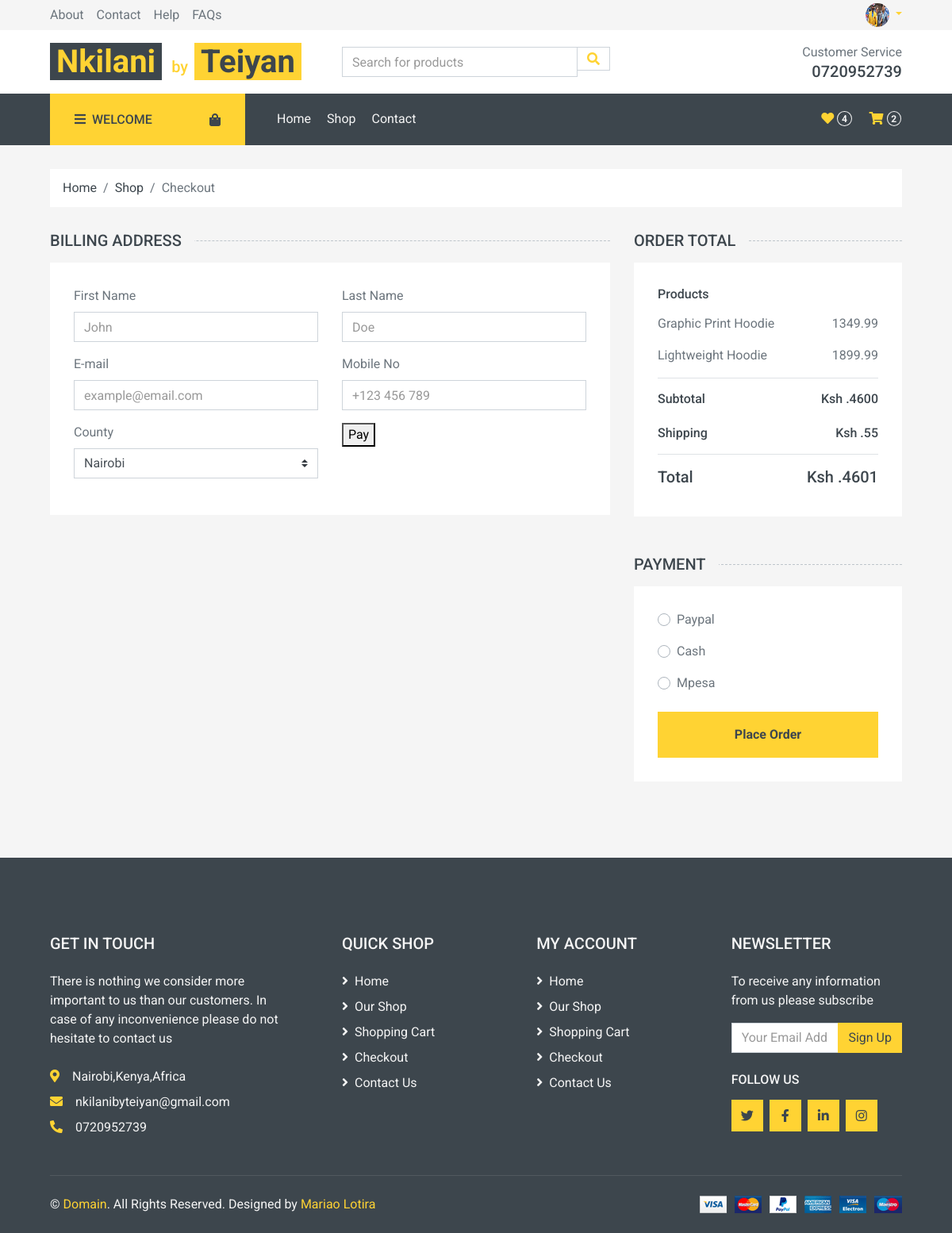
The app's page /checkout/ (signed in) with its own data.
### userview/models.py (models this page shows, shortened)
class CartItem(models.Model):
    cart = models.ForeignKey(Cart, on_delete=models.CASCADE)
    product = models.ForeignKey(Product, on_delete=models.CASCADE)
    quantity = models.PositiveIntegerField()
    total = models.DecimalField(max_digits=10, decimal_places=2, default=0)

### adminview/models.py (models this page shows, shortened)
class Product(models.Model):
    name = models.CharField(max_length=100)
    description = models.TextField()
    category = models.CharField(max_length=100, null=False)
    price = models.DecimalField(max_digits=10, decimal_places=2)
    quantity = models.IntegerField(default=0,)
    image = models.CharField(max_length=1000, blank=True, null=True)

### userview/views.py (the view)
# urls.py: path('checkout', views.checkout_page, name="checkout-prev"),
def checkout_page(request):
    user = request.user
    if not request.user.is_authenticated:
        return redirect('/overview/')
    try:
        customer = Customers.objects.get(user=user)
        cart = Cart.objects.get(customer=customer)
        cart_items = CartItem.objects.filter(cart=cart) if cart else []
        subtotal = sum([cart.total for cart in cart_items]).__round__(0)
        totalcost = subtotal + 1
        context = {'user': user,
                   'cart_items': cart_items,
                   "customer": customer,
                   "subtotal": subtotal,
                   "total_cost": totalcost
                   }
        return render(request, "userview/checkout.html", context)
    except Customers.DoesNotExist:
        return JsonResponse({'error': 'Customer not found'}, status=404)

### templates/userview/checkout.html (shortened to what this page needs)
<!DOCTYPE html>
<html lang="en">
<head>
    {% load static %}
    <link href="https://cdnjs.cloudflare.com/ajax/libs/font-awesome/5.10.0/css/all.min.css" rel="stylesheet">
    <link href="{% static 'lib/animate/animate.min.css' %}" rel="stylesheet">
    <link href="{% static 'lib/owlcarousel/assets/owl.carousel.min.css' %}" rel="stylesheet">
    <link href="{% static 'css/style.css' %}" rel="stylesheet">
</head>
<body>
    <div class="container-fluid">
        <div class="row bg-secondary py-1 px-xl-5">
            <div class="col-lg-6 d-none d-lg-block">
                <div class="d-inline-flex align-items-center h-100">
                    <a class="text-body mr-3" href="">About</a>
                    <a class="text-body mr-3" href="">Contact</a>
                    <a class="text-body mr-3" href="">Help</a>
                    <a class="text-body mr-3" href="">FAQs</a>
                </div>
            </div>
            <div class="col-lg-6 text-center text-lg-right">
                <div class="user-area dropdown float-right">
                    <a href="#" class="dropdown-toggle active" data-toggle="dropdown" aria-haspopup="true" aria-expanded="false">
                        <img class="user-avatar rounded-circle w-20" src="{% static 'img/carousel-1.jpg' %}" alt="User" style="width: 30px; height: 30px;">
                    </a>
                </div>
            </div>
        </div>
        <div class="row align-items-center bg-light py-3 px-xl-5 d-none d-lg-flex">
            <div class="col-lg-4">
                <a href="" class="text-decoration-none">
                    <span class="h1 text-primary bg-dark px-2">Nkilani</span>
                    <span class="h5 text-primary bg-transparent px-2">by</span>
                    <span class="h1 text-dark bg-primary px-2 ml-n1">Teiyan</span>
                </a>
            </div>
            <div class="col-lg-4 col-6 text-left">
                <form method="post" action="{% url 'userview:search' %}">
                    <div class="input-group">
                        <input type="text" class="form-control" name="search_input" placeholder="Search for products">
                        <a type="submit">
                            <div class="input-group-append">
                                <span class="input-group-text bg-transparent text-primary">
                                    <i class="fa fa-search"></i>
                                </span>
                            </div>
                        </a>
                    </div>
                </form>
            </div>
            <div class="col-lg-4 col-6 text-right">
                <p class="m-0">Customer Service</p>
                <h5 class="m-0">0720952739</h5>
            </div>
        </div>
    </div>
    <div class="container-fluid bg-dark mb-30">
        <div class="row px-xl-5">
            <div class="col-lg-3 d-none d-lg-block">
                <a class="btn d-flex align-items-center justify-content-between bg-primary w-100" data-toggle="collapse" href="#navbar-vertical" style="height: 65px; padding: 0 30px;">
                    <h6 class="text-dark m-0"><i class="fa fa-bars mr-2"></i>WELCOME</h6>
                    <i class="fa fa-shopping-bag text-dark"></i>
                </a>
            </div>
            <div class="col-lg-9">
                <nav class="navbar navbar-expand-lg bg-dark navbar-dark py-3 py-lg-0 px-0">
                    <div class="collapse navbar-collapse justify-content-between" id="navbarCollapse">
                        <div class="navbar-nav mr-auto py-0">
                            <a href="{% url 'userview:user-home' %}" class="nav-item nav-link">Home</a>
                            <a href="{% url 'userview:user-shop' %}" class="nav-item nav-link">Shop</a>
                            <a href="{% url 'userview:contact' %}" class="nav-item nav-link">Contact</a>
                        </div>
                        <div class="navbar-nav ml-auto py-0 d-none d-lg-block">
                            <a href="{% url 'userview:user-wishlist' %}" class="btn px-0">
                                <i class="fas fa-heart text-primary"></i>
                                <span class="badge text-secondary border border-secondary rounded-circle" style="padding-bottom: 2px;" id="wishlist-count">0</span>
                            </a>
                            <a href="{% url 'userview:user-cart' %}" class="btn px-0 ml-3">
                                <i class="fas fa-shopping-cart text-primary"></i>
                                <span class="badge text-secondary border border-secondary rounded-circle" style="padding-bottom: 2px;" id="cart-count">0</span>
                            </a>
                        </div>
                    </div>
                </nav>
            </div>
        </div>
    </div>
    <div class="container-fluid">
        <div class="row px-xl-5">
            <div class="col-12">
                <nav class="breadcrumb bg-light mb-30">
                    <a class="breadcrumb-item text-dark" href="#">Home</a>
                    <a class="breadcrumb-item text-dark" href="#">Shop</a>
                    <span class="breadcrumb-item active">Checkout</span>
                </nav>
            </div>
        </div>
    </div>
    <div class="container-fluid">
        <div class="row px-xl-5">
            <div class="col-lg-8">
                <h5 class="section-title position-relative text-uppercase mb-3"><span class="bg-secondary pr-3">Billing Address</span></h5>
                <div class="bg-light p-30 mb-5">
                    <form class="row" id="paymentForm" action="{% url 'userview:initiate_payment' total_cost %}" method="post">
                        <div class="col-md-6 form-group">
                            <label>First Name</label>
                            <input class="form-control" type="text" placeholder="John">
                        </div>
                        <div class="col-md-6 form-group">
                            <label>Last Name</label>
                            <input class="form-control" type="text" placeholder="Doe">
                        </div>
                        <div class="col-md-6 form-group" >
                            <label>E-mail</label>
                            <input class="form-control" type="text" id="email" name="email" placeholder="example@email.com" required>
                        </div>
                         <div class="col-md-6 form-group">
                            <label>Mobile No</label>
                            <input class="form-control" type="text" id="phone-input" name="number" placeholder="+123 456 789" required>
                        </div>
                        <div class="col-md-6 form-group">
                            <label>County</label>
                            <select class="custom-select">
                                <option selected>Nairobi</option>
                            </select>
                        </div>
                        <div class="col-md-6 form-submit">
                            <button type="submit"> Pay </button>
                        </div>
                    </form>
                </div>
            </div>
            <div class="col-lg-4">
                <h5 class="section-title position-relative text-uppercase mb-3"><span class="bg-secondary pr-3">Order Total</span></h5>
                <div class="bg-light p-30 mb-5">
                    <div class="border-bottom">
                        <h6 class="mb-3">Products</h6>
                        {% for product in cart_items %}
                        <div class="d-flex justify-content-between">
                            <p>{{ product.product.name }}</p>
                            <p>{{ product.product.price }}</p>
                        </div>
                        {% endfor %}
                    </div>
                    <div class="border-bottom pt-3 pb-2">
                        <div class="d-flex justify-content-between mb-3">
                            <h6>Subtotal</h6>
                            <h6>Ksh .{{ subtotal }}</h6>
                        </div>
                        <div class="d-flex justify-content-between">
                            <h6 class="font-weight-medium">Shipping</h6>
                            <h6 class="font-weight-medium">Ksh .55</h6>
                        </div>
                    </div>
                    <div class="pt-2">
                        <div class="d-flex justify-content-between mt-2">
                            <h5>Total</h5>
                            <h5>Ksh .{{ total_cost }}</h5>
                        </div>
                    </div>
                </div>
            <div class="mb-5">
                <h5 class="section-title position-relative text-uppercase mb-3"><span class="bg-secondary pr-3">Payment</span></h5>
                <div class="bg-light p-30">
                    <div class="form-group">
                        <div class="custom-control custom-radio">
                            <label class="custom-control-label" for="paypal">Paypal</label>
                        </div>
                    </div>
                    <div class="form-group">
                        <div class="custom-control custom-radio">
                            <label class="custom-control-label" for="directcheck">Cash</label>
                        </div>
                    </div>
                    <div class="form-group mb-4">
                        <div class="custom-control custom-radio">
                            <label class="custom-control-label" for="banktransfer">Mpesa</label>
                        </div>
                    </div>
                    <button class="btn btn-block btn-primary font-weight-bold py-3">Place Order</button>
                </div>
            </div>
        </div>
    </div>
</div>
    <div class="container-fluid bg-dark text-secondary mt-5 pt-5">
        <div class="row px-xl-5 pt-5">
            <div class="col-lg-4 col-md-12 mb-5 pr-3 pr-xl-5">
                <h5 class="text-secondary text-uppercase mb-4">Get In Touch</h5>
                <p class="mb-4">There is nothing we consider more important to us than our customers. In case of any inconvenience please do not hesitate to contact us</p>
                <p class="mb-2"><i class="fa fa-map-marker-alt text-primary mr-3"></i>Nairobi,Kenya,Africa</p>
                <p class="mb-2"><i class="fa fa-envelope text-primary mr-3"></i>nkilanibyteiyan@gmail.com</p>
                <p class="mb-0"><i class="fa fa-phone-alt text-primary mr-3"></i>0720952739</p>
            </div>
            <div class="col-lg-8 col-md-12">
                <div class="row">
                    <div class="col-md-4 mb-5">
                        <h5 class="text-secondary text-uppercase mb-4">Quick Shop</h5>
                        <div class="d-flex flex-column justify-content-start">
                            <a class="text-secondary mb-2" href="{% url 'overview:landing_page' %}"><i class="fa fa-angle-right mr-2"></i>Home</a>
                            <a class="text-secondary mb-2" href="{% url 'overview:shop-prev' %}"><i class="fa fa-angle-right mr-2"></i>Our Shop</a>
                            <a class="text-secondary mb-2" href="{% url 'overview:cart-prev' %}"><i class="fa fa-angle-right mr-2"></i>Shopping Cart</a>
                            <a class="text-secondary mb-2" href="{% url 'overview:checkout-prev' %}"><i class="fa fa-angle-right mr-2"></i>Checkout</a>
                            <a class="text-secondary" href="{% url 'overview:checkout-prev' %}"><i class="fa fa-angle-right mr-2"></i>Contact Us</a>
                        </div>
                    </div>
                    <div class="col-md-4 mb-5">
                        <h5 class="text-secondary text-uppercase mb-4">My Account</h5>
                        <div class="d-flex flex-column justify-content-start">
                            <a class="text-secondary mb-2" href="{% url 'overview:landing_page' %}"><i class="fa fa-angle-right mr-2"></i>Home</a>
                            <a class="text-secondary mb-2" href="{% url 'overview:shop-prev' %}"><i class="fa fa-angle-right mr-2"></i>Our Shop</a>
                            <a class="text-secondary mb-2" href="{% url 'overview:cart-prev' %}"><i class="fa fa-angle-right mr-2"></i>Shopping Cart</a>
                            <a class="text-secondary mb-2" href="{% url 'overview:checkout-prev' %}"><i class="fa fa-angle-right mr-2"></i>Checkout</a>
                            <a class="text-secondary" href="{% url 'overview:checkout-prev' %}"><i class="fa fa-angle-right mr-2"></i>Contact Us</a>
                        </div>
                    </div>
                    <div class="col-md-4 mb-5">
                        <h5 class="text-secondary text-uppercase mb-4">Newsletter</h5>
                        <p>To receive any information from us please subscribe </p>
                        <form action="{% url 'overview:get-newsletter' %}" method="post">
                            <div class="input-group">
                                <input type="text" class="form-control" name="newsletter_email" placeholder="Your Email Address">
                                <div class="input-group-append">
                                    <button class="btn btn-primary" type="submit">Sign Up</button>
                                </div>
                            </div>
                        </form>
                        <h6 class="text-secondary text-uppercase mt-4 mb-3">Follow Us</h6>
                        <div class="d-flex">
                            <a class="btn btn-primary btn-square mr-2" href="#"><i class="fab fa-twitter"></i></a>
                            <a class="btn btn-primary btn-square mr-2" href="#"><i class="fab fa-facebook-f"></i></a>
                            <a class="btn btn-primary btn-square mr-2" href="#"><i class="fab fa-linkedin-in"></i></a>
                            <a class="btn btn-primary btn-square" href="https://www.instagram.com/nkilanibyteiyan/"><i class="fab fa-instagram"></i></a>
                        </div>
                    </div>
                </div>
            </div>
        </div>
        <div class="row border-top mx-xl-5 py-4" style="border-color: rgba(256, 256, 256, .1) !important;">
            <div class="col-md-6 px-xl-0">
                <p class="mb-md-0 text-center text-md-left text-secondary">
                    &copy; <a class="text-primary" href="#">Domain</a>. All Rights Reserved. Designed
                    by
                    <a class="text-primary" href="https://github.com/Mariaolotira">Mariao Lotira</a>
                </p>
            </div>
            <div class="col-md-6 px-xl-0 text-center text-md-right">
                <img class="img-fluid" src="{% static 'img/payments.png' %}" alt="">
            </div>
        </div>
    </div>
</body>
</html>

### records on screen
CartItem: product.name "Graphic Print Hoodie", product.price "1349.99"
CartItem: product.name "Lightweight Hoodie", product.price "1899.99"

### other values on screen
{{ subtotal }} "4600"
{{ total_cost }} "4601"
